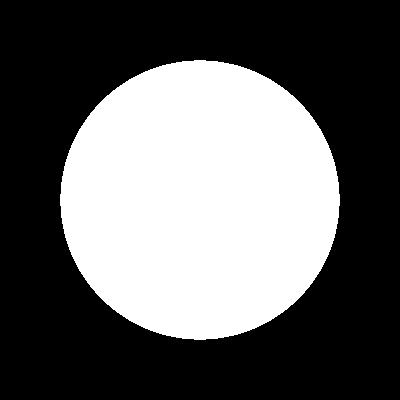
%> input picture images/pinhole.jpeg, 400 x 400 px
$ octave test2.m   (GNU Octave 9; MATLAB toolbox functions it lacks are replaced by stand-ins)
%> lines starting %> are read from the running program, lines starting %| are printed output that depends on the picture
clear;
clc;
close all;
circle = imread('images/pinhole.jpeg');
%> circle is the input picture: size 400x400 uint8; min 0, max 255, mean 97.6
triangle = imread('images/Triangle.jpg');
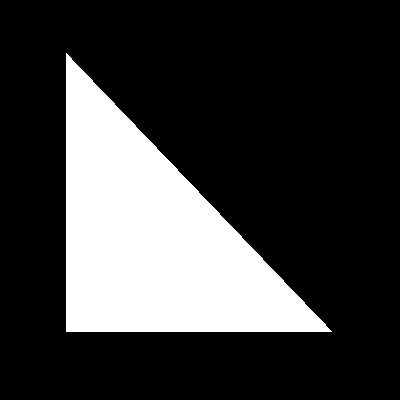
%> input picture images/Triangle.jpg, 400 x 400 px
%> triangle is the input picture: size 400x400x3 uint8; min 0, max 255, mean 59.4
%circle = im2double(circle);
%bitwise operations do not accept double
%values
%circle = imcomplement(circle);
triangle = triangle(:,:,1);
%> triangle: size 400x400 uint8
%triangle = im2double(triangle);
figure,imshow(circle);
figure,imshow(triangle);
intersect = bitand(circle,triangle);
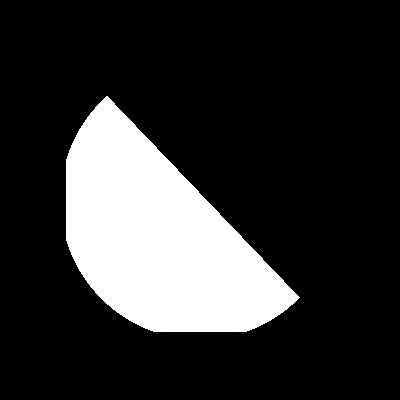
%> intersect: size 400x400 uint8; min 0, max 255, mean 49.7
figure, imshow(intersect);
circle_comp = bitcmp(circle);
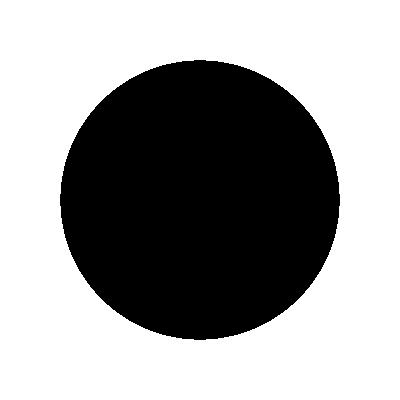
%> circle_comp: size 400x400 uint8; min 0, max 255, mean 157.4
figure,imshow(circle_comp);
A = ones(3);
%xlswrite('circle.xls',circle);
